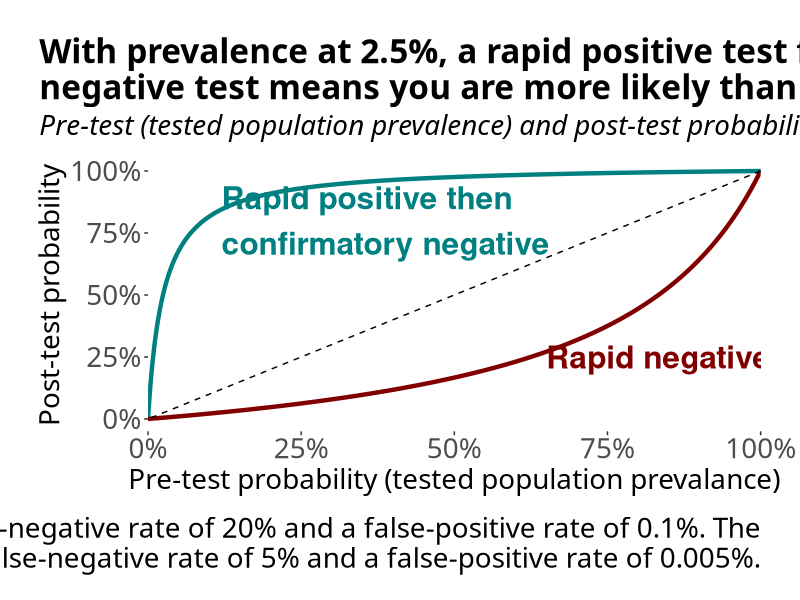

Reproduce this figure in R.
## Packages and Themes
# First, load the packages we need
library(tidyverse)
library(scales)

# Next, I set the plotting theme
theme_clean5 <- theme_bw(base_family = "Gill Sans Nova") + 
  theme(legend.position = "top",
        legend.title = element_text(size = 20),
        legend.text = element_text(size = 20),
        axis.text = element_text(size = 20),
        axis.title = element_text(size = 20),
        plot.title = element_text(size = 24, face = "bold"),
        plot.subtitle = element_text(size = 20, face = "italic",
                                     margin = margin(b=12)),
        plot.caption = element_text(size = 20,
                                    vjust = -1),
        plot.margin = unit(c(1,1,1,1), "cm"),
        plot.title.position = "plot",
        panel.grid.major = element_blank(),
        panel.grid.minor = element_blank(),
        panel.border = element_blank(),
        strip.background = element_rect(fill = "white"),
        strip.text = element_text(size = 20, face = "bold"))
theme_set(theme_clean5)

## Creating the data
# First, we make the function which performs the main calculation
lr_func <- function(pre_prob, likelihood_ratio){
  if(pre_prob == 1) {post_prob = 1}
  else {
   pre_odds = pre_prob/(1-pre_prob)
   post_odds = likelihood_ratio*pre_odds
   post_prob = post_odds/(post_odds+1)
  }
  return(post_prob)
}

# Set the parameters
# fn stands for false negative, and fp means false positive
rapid_fn <- 0.2
rapid_fp <- 0.001
conf_fn <- 0.05
conf_fp <- 0.00005

# Next, we calculate the likelihood ratios and create the functions
lr_conflicted <- ((1-rapid_fn)*conf_fn)/(rapid_fp*(1-conf_fp))
lr_rapid_neg <- rapid_fn/(1-rapid_fp)

lr_conf_func <- function(pre_prob){
  return(lr_func(pre_prob, likelihood_ratio = lr_conflicted))
}

lr_rn_func <- function(pre_prob){
  return(lr_func(pre_prob, likelihood_ratio = lr_rapid_neg))
}

# Make the tidy data frame
test_tidy_df <- tibble(pre_prob = seq(0, 1, 0.001)) %>%
  mutate(conflicted = map_dbl(pre_prob, lr_conf_func),
         rapid_neg = map_dbl(pre_prob, lr_rn_func)) %>%
  pivot_longer(cols = 2:3,
               names_to = "test_results",
               values_to = "post_prob")

## Create the graphs
test_results_gg <- test_tidy_df %>%
  ggplot(aes(x = pre_prob, y = post_prob,
             group = test_results,colour = test_results)) +
  geom_line(size = 1.5) +
  geom_abline(slope = 1, intercept = 0, linetype = "dashed") +
  scale_x_continuous(limits = c(0,1), expand = c(0,0),
                     labels = scales::percent_format()) +
  scale_y_continuous(limits = c(0,1),
                     labels = scales::percent_format()) +
  scale_colour_manual(values = c("#008080", "#800000"),
                      guide = "none") +
  annotate("text", x = 0.12, y = 0.80,
           size = 8, colour = "#008080",
           label = "Rapid positive then\nconfirmatory negative",
           hjust = 0, fontface = "bold") +
  annotate("text", x = 0.65, y = 0.25,
           size = 8, colour = "#800000",
           label = "Rapid negative",
           hjust = 0, fontface = "bold") +
  labs(title = str_wrap("With prevalence at 2.5%, a rapid positive test followed by a confirmatory negative test means you are more likely than not to have the virus.", 80),
       subtitle = "Pre-test (tested population prevalence) and post-test probabilities of infection for different test results.",
       x = "Pre-test probability (tested population prevalance)",
       y = "Post-test probability",
       caption = str_wrap("Assumptions: the rapid test has a false-negative rate of 20% and a false-positive rate of 0.1%. The confirmatory test has a false-negative rate of 5% and a false-positive rate of 0.005%.", width = 100))